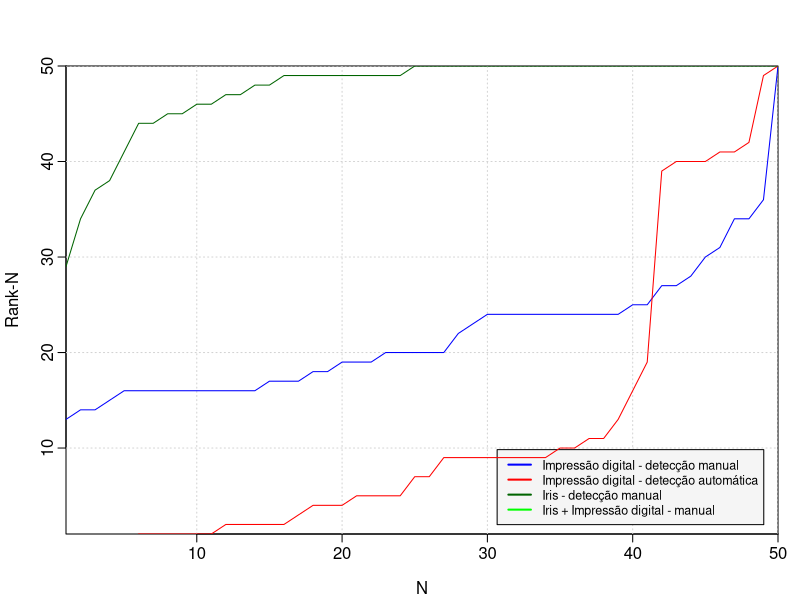

Reproduce this figure in R.
#!/usr/bin/env Rscript
pdf(file="nthrank.pdf")

par(mgp = c(2.2,0.45,0), tcl = -0.4, mar = c(3.3,3.3,3.3,1.1))
plot(c(1:50), c(1:50), xlab = "N", ylab = "Rank-N", type="n", xlim = range(1:50), ylim = range(1:50), xaxs="i", yaxs="i")
grid(col = "lightgray", lty = "dotted", lwd = par("lwd"), equilogs = TRUE)
legend("bottomright", inset=.02, cex = 0.75, c("Impressão digital - detecção manual", "Impressão digital - detecção automática", "Iris - detecção manual", "Iris + Impressão digital - manual"), lty=c(1,1,1,1), lwd=c(2,2,2,2), col=c("blue", "red", "darkgreen", "green"), bg="grey96")

par(new = TRUE)
rank <- scan("fingerprint/true/nthrank.txt")
plot(c(1:50), rank, col="blue", pch=16, type="l", axes = FALSE, ann = FALSE, xaxs="i", yaxs="i", xlim = range(1:50), ylim = range(1:50))

par(new = TRUE)
rank <- scan("fingerprint/automatic/nthrank.txt")
plot(c(1:50), rank, type='l', pch=16, col="red", axes = FALSE, ann = FALSE, xaxs="i", yaxs="i", xlim = range(1:50), ylim = range(1:50))

par(new = TRUE)
rank <- scan("iris/solo/nthrank.txt")
plot(c(1:50), rank, type='l', pch=16, col="darkgreen", axes = FALSE, ann = FALSE, xaxs="i", yaxs="i", xlim = range(1:50), ylim = range(1:50))

dev.off()
